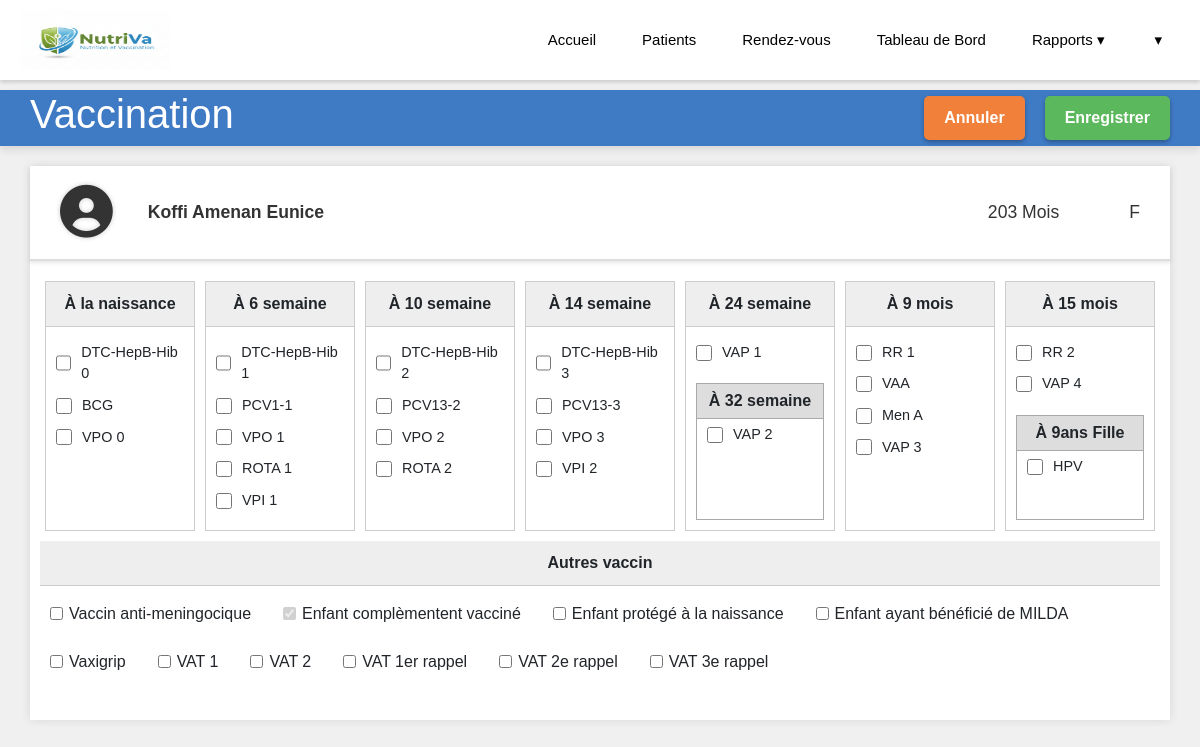
/patient/vaccination/2/, run on an earlier commit of the app's database.
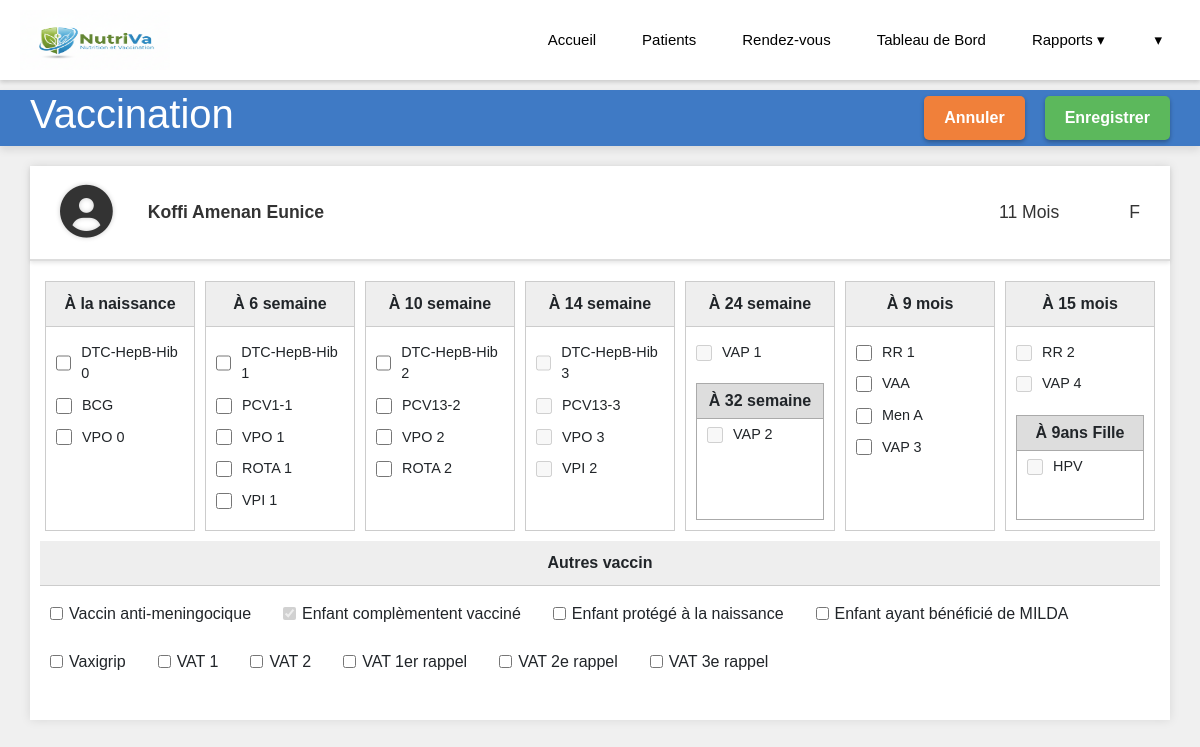
And on a later commit of the database.
### patient/models.py (models this page shows, shortened)
class Patient(models.Model):
    nom = models.CharField(max_length=100)
    prenom = models.CharField(max_length=300)
    date_naissance = models.DateField()
    date_creation = models.DateField()
    sexe = models.CharField(max_length=10)
    nom_parent= models.CharField(max_length=100)
    quartier = models.CharField(max_length=100)
    telephone = models.CharField(max_length=20, blank=True, null=True)
    @property
    def age(self):
        today = date.today()
        return (today.year - self.date_naissance.year) * 12 + today.month - self.date_naissance.month

### patient/views.py (the view)
# urls.py: path('vaccination/<int:patient_id>/', views.vaccination, name="vaccination"),
def vaccination(request, patient_id):
    patient = get_object_or_404(Patient, id=patient_id)
    vaccins_faits_raw = Vaccination.objects.filter(patient=patient).values_list('vaccin', flat=True)
    vaccins_faits = []
    for entry in vaccins_faits_raw:
        try:
            parsed = ast.literal_eval(entry)
            if isinstance(parsed, list):
                vaccins_faits.extend(parsed)
            else:
                vaccins_faits.append(parsed)
        except Exception:
            vaccins_faits.append(entry)
    return render(request, 'patient/vaccination.html', {
        "patient": patient,
        "age_mois": patient.age,
        "vaccins_faits_json": json.dumps(vaccins_faits),
    })

### patient/context_processors.py (called while the page is built)
def today(request):
    return {"today": date.today()}

### patient/templates/patient/vaccination.html (shortened to what the changed rows need)
<!DOCTYPE html>
<html lang="fr">
  {% load static %}
<head>
    <link rel="stylesheet" href="{% static 'patient/style.css' %}">
    <link rel="stylesheet" href="https://cdnjs.cloudflare.com/ajax/libs/font-awesome/6.0.0-beta3/css/all.min.css">
</head>
<body class="vaccin-body">
  {% include 'patient/header.html' %}
    <div class="header-bar-vaccin">
        <h1>Vaccination</h1>
    </div>
    <div class="main-container-vaccin">
        <div class="patient-info-box">
            <div class="patient-details">
                <i class="fas fa-user-circle profile-icon"></i>
                <span class="patient-name">{{patient.nom}} {{patient.prenom}}</span>
                <span class="patient-age">{{patient.age}} Mois</span>
                <span class="patient-sex">{{patient.sexe}}</span>
            </div>
        </div>
        <form method="post" action="{% url 'enregistrement_vaccin' patient.id %}" id="formVaccin">
          <div class="vaccination-grid">
            <div class="vaccin-column">
              <div class="vaccin-item"><input type="checkbox" name="vaccins" id="v_dtch_3" value="dtc_hepb_hib_3" data-required-age="3.5"><label for="v_dtch_3">DTC-HepB-Hib 3</label></div>
              <div class="vaccin-item"><input type="checkbox" name="vaccins" id="v_pcv3" value="pcv3" data-required-age="3.5"><label for="v_pcv3">PCV13-3</label></div>
              <div class="vaccin-item"><input type="checkbox" name="vaccins" id="v_vpo3" value="vpo3" data-required-age="3.5"><label for="v_vpo3">VPO 3</label></div>
              <div class="vaccin-item"><input type="checkbox" name="vaccins" id="v_vpi2" value="vpi2" data-required-age="3.5"><label for="v_vpi2">VPI 2</label></div>
            </div>
            <div class="vaccin-column complex-column">
              <div class="vaccin-item"><input type="checkbox" name="vaccins" id="v_vap1" value="vap1" data-required-age="6"><label for="v_vap1">VAP 1</label></div>
              <div class="vaccin-sub-box">
                <div class="vaccin-item"><input type="checkbox" name="vaccins" id="v_vap2" value="vap2" data-required-age="8"><label for="v_vap2">VAP 2</label></div>
              </div>
            </div>
            <div class="vaccin-column complex-column">
              <div class="vaccin-item"><input type="checkbox" name="vaccins" id="v_rr2" value="rr2" data-required-age="15"><label for="v_rr2">RR 2</label></div>
              <div class="vaccin-item"><input type="checkbox" name="vaccins" id="v_vap4" value="vap4" data-required-age="15"><label for="v_vap4">VAP 4</label></div>
              <div class="vaccin-sub-box">
                <div class="vaccin-item"><input type="checkbox" name="vaccins" id="v_hpv" value="hpv" data-required-age="108"><label for="v_hpv">HPV</label></div>
              </div>
            </div>
            </div>
          </div>
    </body>
</html>

What changed in the data, as far as the page shows it:
changed Patient "Koffi": age "203" → "11"
